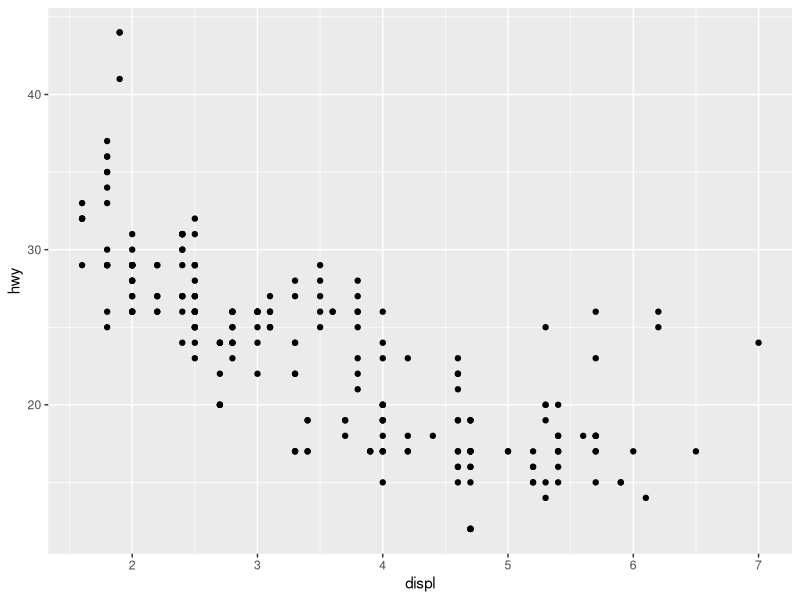
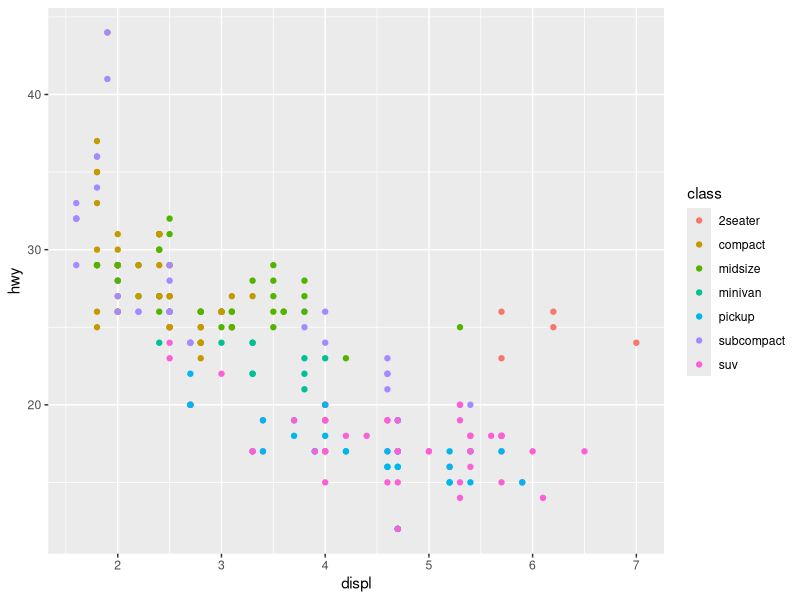
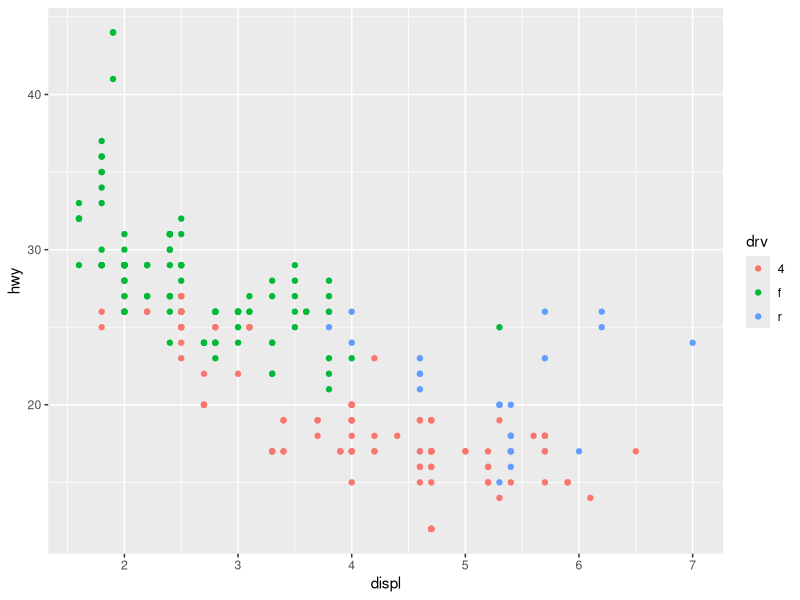
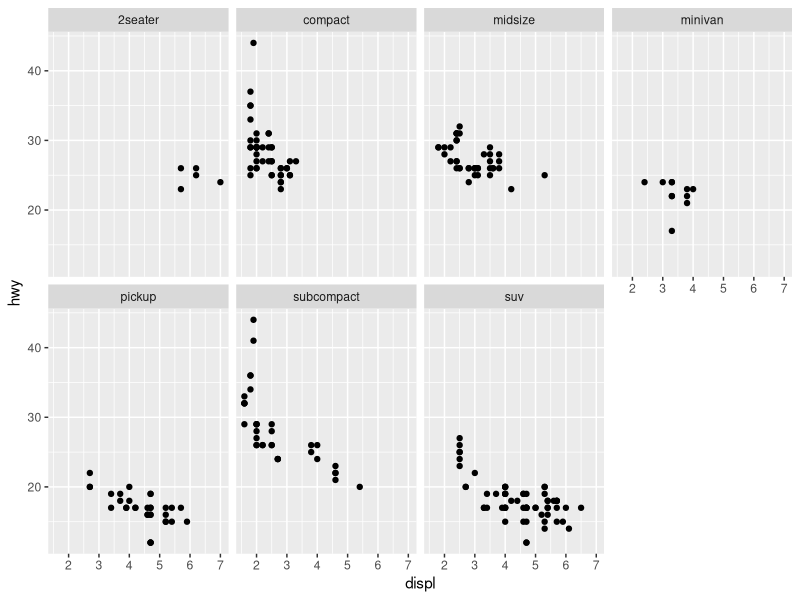
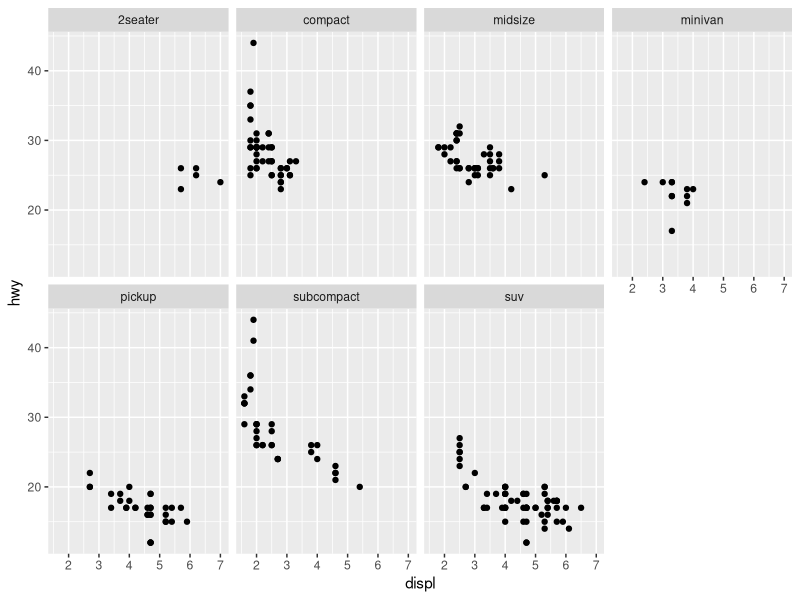
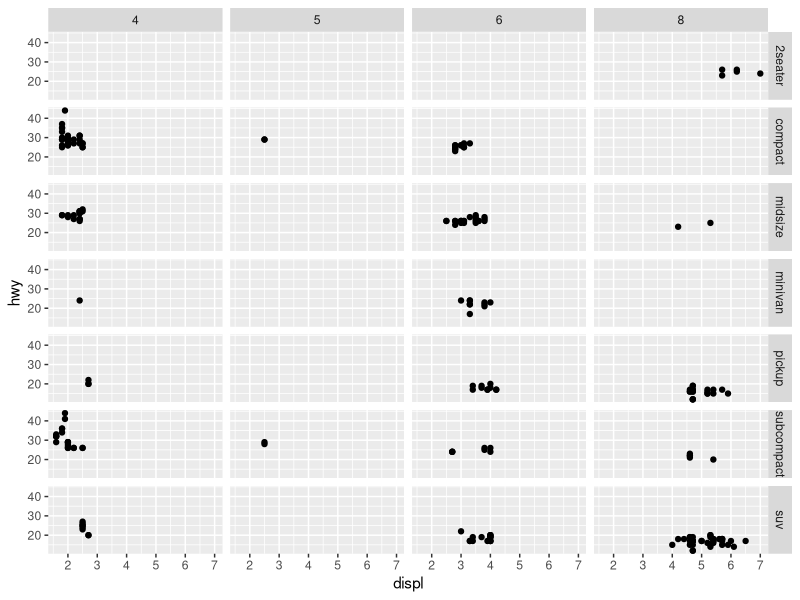
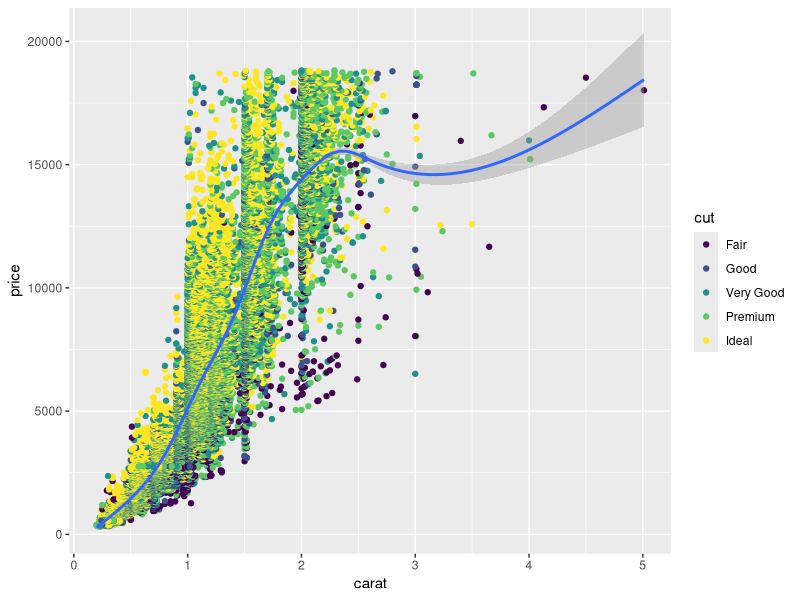
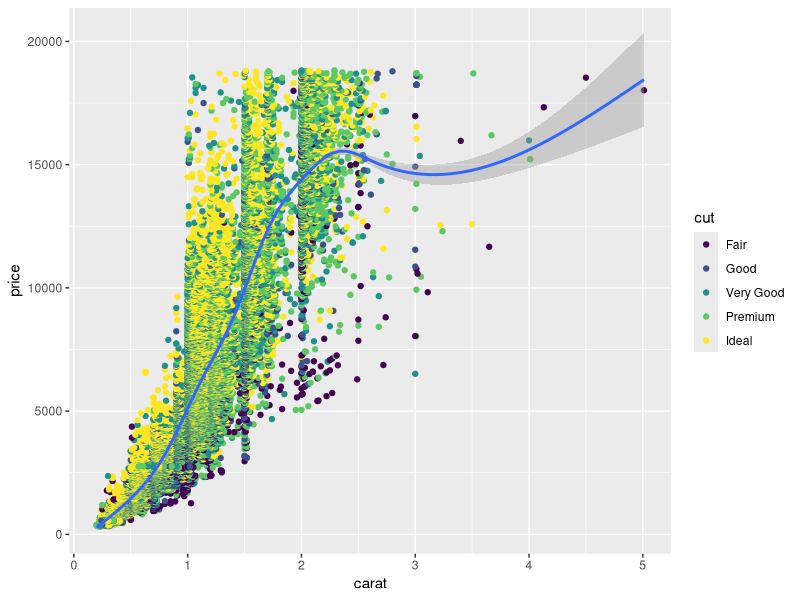

Generate these figures, in order, with R:
# run these two lines first to install and load the ggplot2 package:
install.packages("ggplot2")
library(ggplot2)
 
# 1. Learn more about the mpg dataset. Run the following code:

?mpg

# 2. Examine the first few rows of the mpg data set. Run the following code:

head(mpg)

# 3. Create a scatterplot with ggplot2, plotting engine displacement on the X-axis 
# and highway mileage on the Y-axis. Run:

ggplot(data = mpg) + 
  geom_point(mapping = aes(x = displ, y = hwy))

# 4. Create a scatterplot plotting the number of cylinders (cyl) as x and highway mileage (hwy) on the y-axis. 
# Type the code in the lines below. Run the code to test it!


# 5. Make a scatterplot of disp=x and hwy=y with class mapped to the color aesthetic. Run:

ggplot(data = mpg) + 
  geom_point(mapping = aes(x = displ, y = hwy, color = class))

# 6. Make the same scatterplot as the previous example, but map drv to color.
# Type the code in the lines below. Then run the code to test it.


# 7. Substitute another aesthetic in place of color (size, shape, or alpha). 
#Run the code:

ggplot(data = mpg) + 
  geom_point(mapping = aes(x = displ, y = hwy, color = drv))

# 8. Facet_wrap() creates subplots. Run this code to see what faceting does:

ggplot(data = mpg) + 
  geom_point(mapping = aes(x = displ, y = hwy)) + 
  facet_wrap(~ class, nrow = 2)

# 9. Practice Faceting. Substitute out class for another variable 
# in the dataset. Ex: trans, drive, or cyl. Run the code!

ggplot(data = mpg) + 
  geom_point(mapping = aes(x = displ, y = hwy)) + 
  facet_wrap(~ class, nrow = 2)

# 10. Facet grids allow for an extra dimension of faceting. Run this code to see what facet_grid() does:

ggplot(data = mpg) + 
  geom_point(mapping = aes(x = displ, y = hwy)) + 
  facet_grid(class ~ cyl)

# 11. Apply what you have learned! Create a chart with the diamonds data set using ggplot2.
# Get to know the dataset first using ?diamonds and head(diamonds) commands
# Decide on aesthetic mappings and whether you want to facet your chart.
# Type the code below:

?diamonds
head(diamonds)


# 12. Adding multiple layers to a graph. Run this code:

ggplot(data = diamonds) + 
  geom_point(mapping = aes(x = carat, y = price, color=cut)) +
  geom_smooth(mapping = aes(x = carat, y = price))


# 13. What is the difference between # 12 and this code? Run it to see:

ggplot(data = diamonds, mapping = aes(x = carat, y = price)) + 
  geom_point(aes(color=cut)) +
  geom_smooth()


# 14. Now use the shorthand method to make the following code more efficient: 

ggplot(data = diamonds) + 
  geom_point(mapping = aes(x = carat, y = price, color=clarity)) +
  geom_smooth(mapping = aes(x = carat, y = price))

# Type the shorthand version here:



# 15. Position adjustments. Run the following code to see the effect of alpha = 1/5 and position = "jitter"
ggplot(data =diamonds, mapping = aes(carat, price)) + 
  geom_point(mapping = aes(color=clarity, alpha=1/5), position="jitter") +
  geom_smooth()
